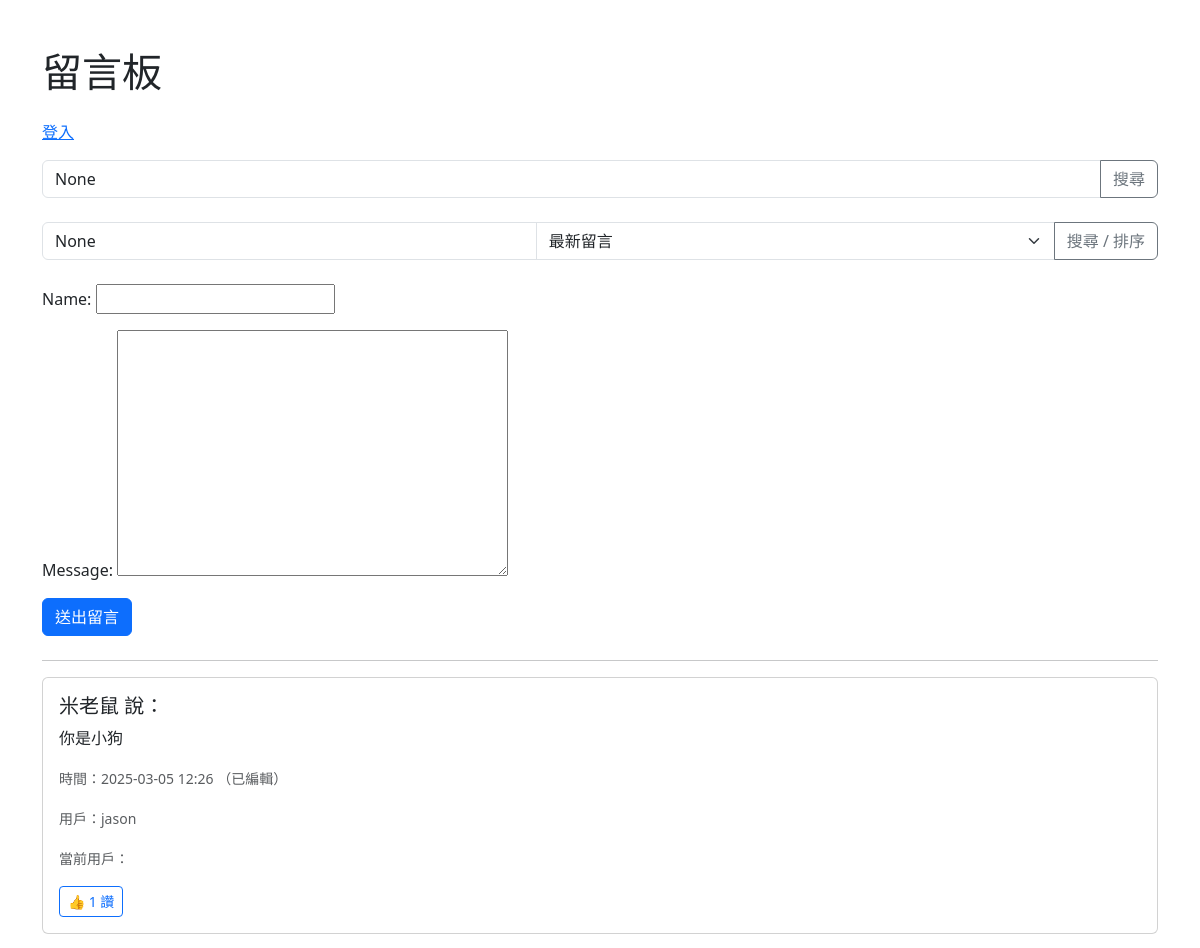
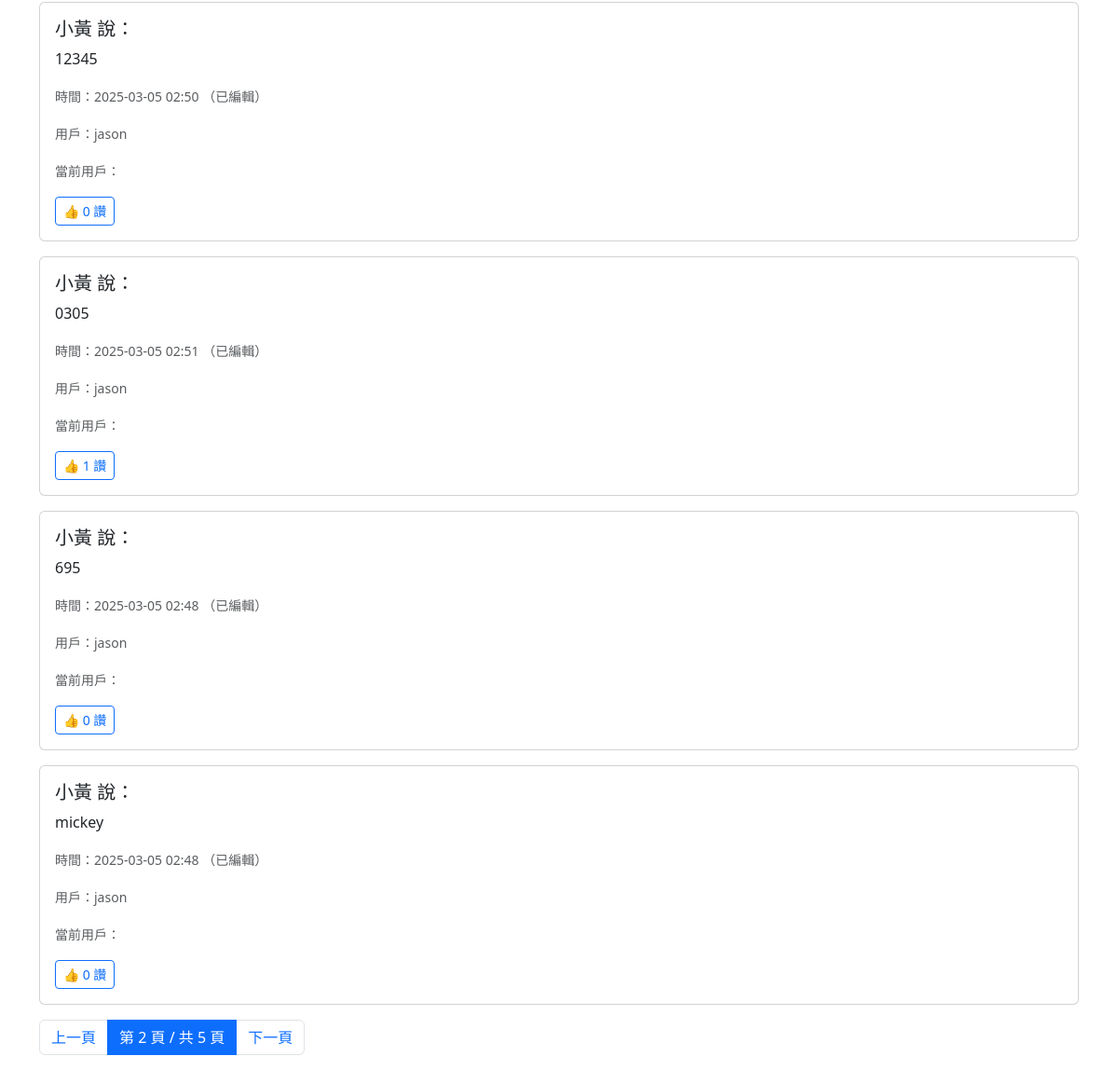
Screenshot of /?page=2 with the database file from the repository (2 pictures, top to bottom).
### board/models.py (models this page shows)
class Message(models.Model):
    user = models.ForeignKey(User, on_delete=models.CASCADE)
    name = models.CharField(max_length=100)
    message = models.TextField()
    created_at = models.DateTimeField(auto_now_add=True)
    updated_at = models.DateTimeField(auto_now=True)
    likes = models.ManyToManyField(User, related_name='liked_messages', blank=True)

### board/views.py (the view)
# urls.py: path('', message_list, name='message_list'),
def message_list(request):
    if request.method == 'POST':
        if not request.user.is_authenticated:
            return redirect('login')
        form = MessageForm(request.POST)
        if form.is_valid():
            message = form.save(commit=False)
            message.user = request.user
            message.save()
            mail_admins(
                subject='📢 有新留言',
                message=f'{request.user.username} 留言：「{message.message}」'
            )
            return redirect('/')
    else:
        form = MessageForm()
    query = request.GET.get('q')
    sort = request.GET.get('sort', 'newest')
    if query:
        messages_list = Message.objects.filter(message__icontains=query)
    else:
        messages_list = Message.objects.all()
    if sort == 'oldest':
        messages_list = messages_list.order_by('created_at')
    elif sort == 'likes':
        messages_list = messages_list.annotate(like_count=models.Count('likes')).order_by('-like_count')
    else:
        messages_list = messages_list.order_by('-created_at')
    paginator = Paginator(messages_list, 5)
    page_number = request.GET.get('page')
    messages = paginator.get_page(page_number)
    return render(request, 'board/message_list.html', {'form': form, 'messages': messages, 'query': query, 'sort': sort})

### board/forms.py
class MessageForm(forms.ModelForm):
    class Meta:
        model = Message
        fields = ['name', 'message']

### board/templates/board/message_list.html (shortened to what this page needs)
<!DOCTYPE html>
<html lang="zh-TW">
<head>
    <link href="https://cdn.jsdelivr.net/npm/bootstrap@5.3.2/dist/css/bootstrap.min.css" rel="stylesheet">
</head>
<body class="container mt-5">
<h1 class="mb-4">留言板</h1>
{% if user.is_authenticated %}
  <p>👋 歡迎，{{ user.username }}！
    <a href="#" onclick="document.getElementById('logout-form').submit();">登出</a>
  </p>
  <form id="logout-form" action="{% url 'logout' %}" method="post" style="display: none;">
    {% csrf_token %}
  </form>
{% else %}
  <p><a href="{% url 'login' %}">登入</a></p>
{% endif %}
<form method="GET" class="mb-4">
    <div class="input-group">
        <input type="text" name="q" class="form-control" placeholder="搜尋留言內容" value="{{ query }}">
        <button type="submit" class="btn btn-outline-secondary">搜尋</button>
    </div>
</form>
<form method="GET" class="mb-4">
    <div class="input-group">
        <input type="text" name="q" class="form-control" placeholder="搜尋留言內容" value="{{ query }}">
        <select name="sort" class="form-select">
            <option value="newest" {% if sort == 'newest' %}selected{% endif %}>最新留言</option>
        </select>
        <button type="submit" class="btn btn-outline-secondary">搜尋 / 排序</button>
    </div>
</form>
<form method="POST" class="mb-4">
    <div class="mb-3">
        {{ form.name.label_tag }}
        {{ form.name }}
    </div>
    <div class="mb-3">
        {{ form.message.label_tag }}
        {{ form.message }}
    </div>
    <button type="submit" class="btn btn-primary">送出留言</button>
</form>
<hr>
{% for message in messages %}
    <div class="card mb-3">
        <div class="card-body">
            <h5 class="card-title">{{ message.name }} 說：</h5>
            <p class="card-text">{{ message.message }}</p>
            <p class="card-text">
                <small class="text-muted">
                  時間：{{ message.updated_at|date:"Y-m-d H:i" }}
                  {% if message.updated_at != message.created_at %}
                    （已編輯）
                  {% endif %}
                </small>
              </p>
            <p class="card-text"><small class="text-muted">用戶：{{ message.user.username }}</small></p>
            <p class="card-text"><small class="text-muted">當前用戶：{{ user.username }}</small></p>
            <form action="{% url 'like_message' message.id %}" method="post" style="display: inline;">
                <button type="submit" class="btn btn-outline-primary btn-sm">
                    👍 {{ message.likes.count }} 讚
                </button>
            </form>
        </div>
    </div>
{% empty %}
    <p>目前沒有留言。</p>
{% endfor %}
<nav aria-label="留言分頁">
    <ul class="pagination">
      {% if messages.has_previous %}
        <li class="page-item">
          <a class="page-link" href="?page={{ messages.previous_page_number }}">上一頁</a>
        </li>
      {% endif %}
      <li class="page-item active">
        <span class="page-link">
          第 {{ messages.number }} 頁 / 共 {{ messages.paginator.num_pages }} 頁
        </span>
      </li>
      {% if messages.has_next %}
        <li class="page-item">
          <a class="page-link" href="?page={{ messages.next_page_number }}">下一頁</a>
        </li>
      {% endif %}
    </ul>
</nav>
</body>
</html>

### rows the page displays
Message: name "米老鼠", message "你是小狗", updated_at "2025-03-05 12:26", shows "（已編輯）", user.username "jason", likes.count "1"
Message: name "小黃", message "12345", updated_at "2025-03-05 02:50", shows "（已編輯）", user.username "jason", likes.count "0"
Message: name "小黃", message "0305", updated_at "2025-03-05 02:51", shows "（已編輯）", user.username "jason", likes.count "1"
Message: name "小黃", message "695", updated_at "2025-03-05 02:48", shows "（已編輯）", user.username "jason", likes.count "0"
Message: name "小黃", message "mickey", updated_at "2025-03-05 02:48", shows "（已編輯）", user.username "jason", likes.count "0"

### other values shown
{{ messages.number }} "2"
{{ messages.paginator.num_pages }} "5"
